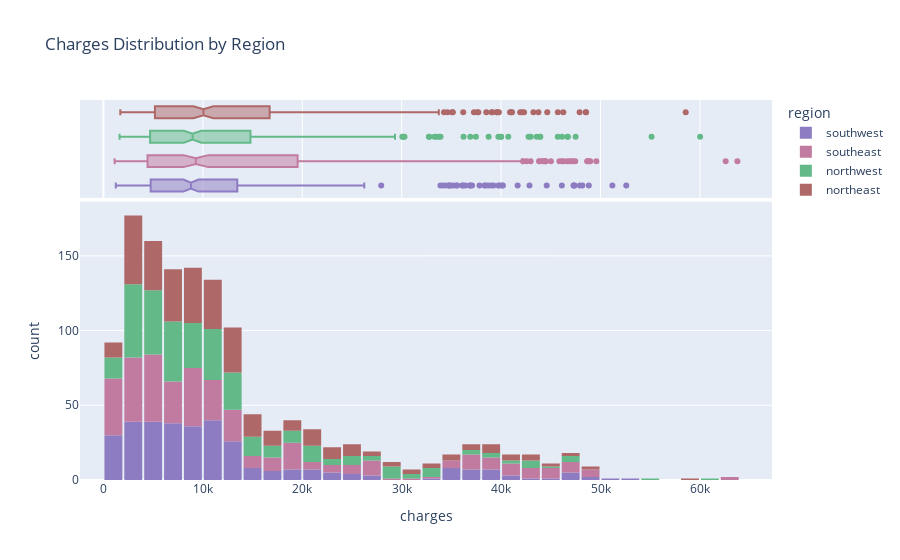

Source (notebook cell):
### Code cell
# charges according to region
fig = px.histogram(medical_df,
                   x = 'charges',
                   marginal = 'box',
                   color='region',
                   color_discrete_sequence=['#8e7cc3','#c27ba0',"#63b987","#af6868"],
                   title='Charges Distribution by Region')
fig.update_layout(bargap=0.1)
fig.show()

### Figure 1 — Plotly figure (JSON) as saved in the notebook; plotly's stock layout.template omitted (floating-point values rounded to 4 significant figures; data arrays with more than 128 entries replaced by an {"elided": "..."} marker saying what was removed)
{"data": [{"bingroup": "x", "hovertemplate": "region=southwest<br>charges=%{x}<br>count=%{y}<extra></extra>", "legendgroup": "southwest", "marker": {"color": "#8e7cc3", "pattern": {"shape": ""}}, "name": "southwest", "orientation": "v", "showlegend": true, "type": "histogram", "x": {"elided": "325 float values"}, "xaxis": "x", "yaxis": "y"}, {"hovertemplate": "region=southwest<br>charges=%{x}<extra></extra>", "legendgroup": "southwest", "marker": {"color": "#8e7cc3"}, "name": "southwest", "notched": true, "showlegend": false, "type": "box", "x": {"elided": "325 float values"}, "xaxis": "x2", "yaxis": "y2"}, {"bingroup": "x", "hovertemplate": "region=southeast<br>charges=%{x}<br>count=%{y}<extra></extra>", "legendgroup": "southeast", "marker": {"color": "#c27ba0", "pattern": {"shape": ""}}, "name": "southeast", "orientation": "v", "showlegend": true, "type": "histogram", "x": {"elided": "364 float values"}, "xaxis": "x", "yaxis": "y"}, {"hovertemplate": "region=southeast<br>charges=%{x}<extra></extra>", "legendgroup": "southeast", "marker": {"color": "#c27ba0"}, "name": "southeast", "notched": true, "showlegend": false, "type": "box", "x": {"elided": "364 float values"}, "xaxis": "x2", "yaxis": "y2"}, {"bingroup": "x", "hovertemplate": "region=northwest<br>charges=%{x}<br>count=%{y}<extra></extra>", "legendgroup": "northwest", "marker": {"color": "#63b987", "pattern": {"shape": ""}}, "name": "northwest", "orientation": "v", "showlegend": true, "type": "histogram", "x": {"elided": "325 float values"}, "xaxis": "x", "yaxis": "y"}, {"hovertemplate": "region=northwest<br>charges=%{x}<extra></extra>", "legendgroup": "northwest", "marker": {"color": "#63b987"}, "name": "northwest", "notched": true, "showlegend": false, "type": "box", "x": {"elided": "325 float values"}, "xaxis": "x2", "yaxis": "y2"}, {"bingroup": "x", "hovertemplate": "region=northeast<br>charges=%{x}<br>count=%{y}<extra></extra>", "legendgroup": "northeast", "marker": {"color": "#af6868", "pattern": {"shape": ""}}, "name": "northeast", "orientation": "v", "showlegend": true, "type": "histogram", "x": {"elided": "324 float values"}, "xaxis": "x", "yaxis": "y"}, {"hovertemplate": "region=northeast<br>charges=%{x}<extra></extra>", "legendgroup": "northeast", "marker": {"color": "#af6868"}, "name": "northeast", "notched": true, "showlegend": false, "type": "box", "x": {"elided": "324 float values"}, "xaxis": "x2", "yaxis": "y2"}], "layout": {"bargap": 0.1, "barmode": "relative", "legend": {"title": {"text": "region"}, "tracegroupgap": 0}, "title": {"text": "Charges Distribution by Region"}, "xaxis": {"anchor": "y", "domain": [0, 1], "title": {"text": "charges"}}, "xaxis2": {"anchor": "y2", "domain": [0, 1], "matches": "x", "showgrid": true, "showticklabels": false}, "yaxis": {"anchor": "x", "domain": [0, 0.7326], "title": {"text": "count"}}, "yaxis2": {"anchor": "x2", "domain": [0.7426, 1], "matches": "y2", "showgrid": false, "showline": false, "showticklabels": false, "ticks": ""}}}
